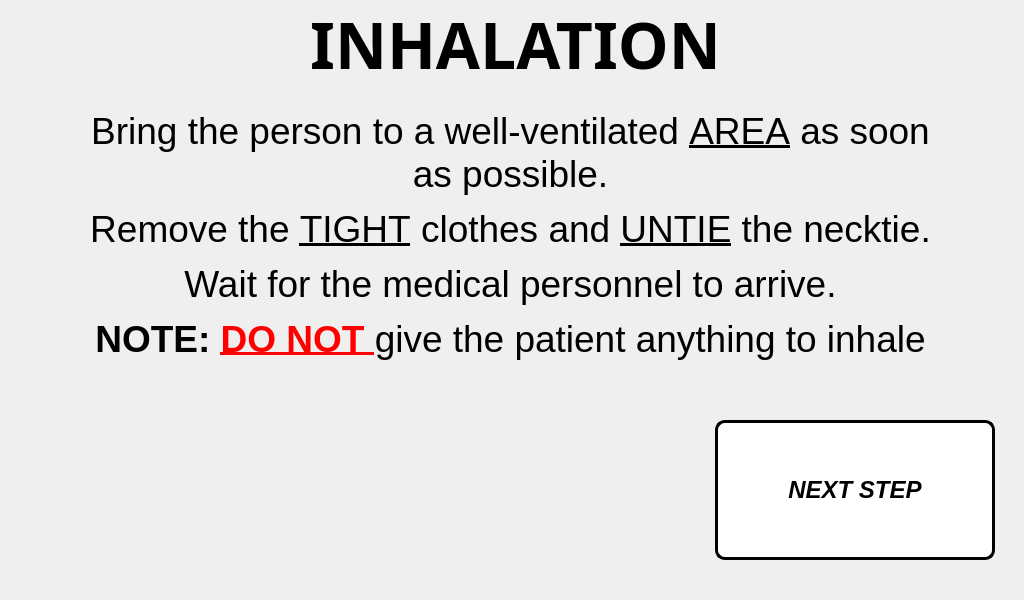
<?xml version="1.0" encoding="UTF-8"?>
<ui version="4.0">
 <class>step_4_window</class>
 <widget class="QMainWindow" name="step_4_window">
  <property name="geometry">
   <rect>
    <x>0</x>
    <y>0</y>
    <width>1024</width>
    <height>600</height>
   </rect>
  </property>
  <property name="minimumSize">
   <size>
    <width>1024</width>
    <height>600</height>
   </size>
  </property>
  <property name="maximumSize">
   <size>
    <width>1024</width>
    <height>600</height>
   </size>
  </property>
  <property name="windowTitle">
   <string>Step 1 Procedure</string>
  </property>
  <widget class="QWidget" name="centralwidget">
   <widget class="QLabel" name="title_step_4">
    <property name="geometry">
     <rect>
      <x>10</x>
      <y>0</y>
      <width>1011</width>
      <height>71</height>
     </rect>
    </property>
    <property name="font">
     <font>
      <family>Unispace</family>
      <pointsize>18</pointsize>
      <weight>75</weight>
      <bold>true</bold>
     </font>
    </property>
    <property name="text">
     <string>&lt;html&gt;&lt;head/&gt;&lt;body&gt;&lt;p align=&quot;center&quot;&gt;&lt;span style=&quot; font-size:48pt;&quot;&gt;INHALATION&lt;/span&gt;&lt;/p&gt;&lt;/body&gt;&lt;/html&gt;</string>
    </property>
    <property name="alignment">
     <set>Qt::AlignCenter</set>
    </property>
   </widget>
   <widget class="QLabel" name="text_steps_4">
    <property name="geometry">
     <rect>
      <x>20</x>
      <y>50</y>
      <width>981</width>
      <height>371</height>
     </rect>
    </property>
    <property name="font">
     <font>
      <pointsize>14</pointsize>
     </font>
    </property>
    <property name="text">
     <string>&lt;html&gt;&lt;head/&gt;&lt;body&gt;&lt;p align=&quot;center&quot;&gt;&lt;span style=&quot; font-family:'Calibri'; font-size:28pt; color:#000000;&quot;&gt;Bring the person to a well-ventilated &lt;/span&gt;&lt;span style=&quot; font-family:'Calibri'; font-size:28pt; text-decoration: underline; color:#000000;&quot;&gt;AREA&lt;/span&gt;&lt;span style=&quot; font-family:'Calibri'; font-size:28pt; color:#000000;&quot;&gt; as soon&lt;br/&gt;as possible.&lt;/span&gt;&lt;/p&gt;&lt;p align=&quot;center&quot;&gt;&lt;span style=&quot; font-family:'Calibri'; font-size:28pt; color:#000000;&quot;&gt;Remove the &lt;/span&gt;&lt;span style=&quot; font-family:'Calibri'; font-size:28pt; text-decoration: underline; color:#000000;&quot;&gt;TIGHT&lt;/span&gt;&lt;span style=&quot; font-family:'Calibri'; font-size:28pt; color:#000000;&quot;&gt; clothes and &lt;/span&gt;&lt;span style=&quot; font-family:'Calibri'; font-size:28pt; text-decoration: underline; color:#000000;&quot;&gt;UNTIE&lt;/span&gt;&lt;span style=&quot; font-family:'Calibri'; font-size:28pt; color:#000000;&quot;&gt; the necktie.&lt;/span&gt;&lt;/p&gt;&lt;p align=&quot;center&quot;&gt;&lt;span style=&quot; font-family:'Calibri'; font-size:28pt; color:#000000;&quot;&gt;Wait for the medical personnel to arrive.&lt;/span&gt;&lt;/p&gt;&lt;p align=&quot;center&quot;&gt;&lt;span style=&quot; font-family:'Calibri'; font-size:28pt; font-weight:600; color:#000000;&quot;&gt;NOTE: &lt;/span&gt;&lt;span style=&quot; font-family:'Calibri'; font-size:28pt; font-weight:600; text-decoration: underline; color:#ff0000;&quot;&gt;DO NOT &lt;/span&gt;&lt;span style=&quot; font-family:'Calibri'; font-size:28pt; color:#000000;&quot;&gt;give the patient anything to inhale&lt;/span&gt;&lt;/p&gt;&lt;/body&gt;&lt;/html&gt;</string>
    </property>
   </widget>
   <widget class="QPushButton" name="next_step_button_4">
    <property name="geometry">
     <rect>
      <x>715</x>
      <y>420</y>
      <width>280</width>
      <height>140</height>
     </rect>
    </property>
    <property name="minimumSize">
     <size>
      <width>280</width>
      <height>140</height>
     </size>
    </property>
    <property name="maximumSize">
     <size>
      <width>280</width>
      <height>140</height>
     </size>
    </property>
    <property name="font">
     <font>
      <pointsize>18</pointsize>
      <weight>75</weight>
      <italic>true</italic>
      <bold>true</bold>
     </font>
    </property>
    <property name="cursor">
     <cursorShape>PointingHandCursor</cursorShape>
    </property>
    <property name="styleSheet">
     <string notr="true">QPushButton:hover:!pressed
{
  background-color: rgb(195,30,60);
}

QPushButton
{
  background-color: white;
color: black;
border-style: outset;
border-width: 3px;
border-radius:10px;
border-color: black;
}</string>
    </property>
    <property name="text">
     <string>NEXT STEP</string>
    </property>
   </widget>
   <widget class="QLabel" name="label">
    <property name="geometry">
     <rect>
      <x>0</x>
      <y>0</y>
      <width>1024</width>
      <height>600</height>
     </rect>
    </property>
    <property name="minimumSize">
     <size>
      <width>1024</width>
      <height>600</height>
     </size>
    </property>
    <property name="maximumSize">
     <size>
      <width>1024</width>
      <height>600</height>
     </size>
    </property>
    <property name="text">
     <string/>
    </property>
    <property name="pixmap">
     <pixmap>../pictures/program_pictures/main_wallpaper.png</pixmap>
    </property>
   </widget>
   <zorder>label</zorder>
   <zorder>text_steps_4</zorder>
   <zorder>title_step_4</zorder>
   <zorder>next_step_button_4</zorder>
  </widget>
 </widget>
 <resources/>
 <connections/>
</ui>
